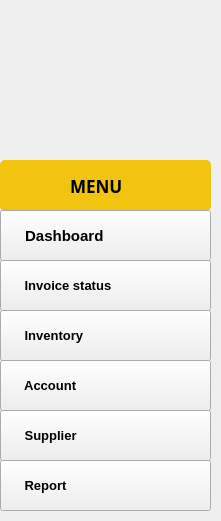
   <widget class="QFrame" name="PanalFrame">
    <property name="geometry">
     <rect>
      <x>20</x>
      <y>100</y>
      <width>221</width>
      <height>521</height>
     </rect>
    </property>
    <property name="sizePolicy">
     <sizepolicy hsizetype="Expanding" vsizetype="Expanding">
      <horstretch>0</horstretch>
      <verstretch>0</verstretch>
     </sizepolicy>
    </property>
    <property name="styleSheet">
     <string notr="true">
QFrame#PanalFrame{
background-color: 0;
}</string>
    </property>
    <property name="frameShape">
     <enum>QFrame::Shape::NoFrame</enum>
    </property>
    <widget class="QWidget" name="widget" native="true">
     <property name="geometry">
      <rect>
       <x>40</x>
       <y>20</y>
       <width>141</width>
       <height>131</height>
      </rect>
     </property>
     <property name="styleSheet">
      <string notr="true">background-image: url(:/Logo big menu/stock.png);</string>
     </property>
    </widget>
    <widget class="QWidget" name="Menu_Title" native="true">
     <property name="geometry">
      <rect>
       <x>0</x>
       <y>160</y>
       <width>211</width>
       <height>51</height>
      </rect>
     </property>
     <property name="styleSheet">
      <string notr="true">QWidget#Menu_Title{
background-color: rgb(241, 196, 15);
border-radius: 5px;
}</string>
     </property>
     <widget class="QLabel" name="label_2">
      <property name="geometry">
       <rect>
        <x>70</x>
        <y>10</y>
        <width>71</width>
        <height>31</height>
       </rect>
      </property>
      <property name="font">
       <font>
        <family>Segoe MDL2 Assets</family>
        <pointsize>13</pointsize>
        <bold>true</bold>
       </font>
      </property>
      <property name="text">
       <string>MENU</string>
      </property>
     </widget>
    </widget>
    <widget class="QPushButton" name="Employee_Button">
     <property name="geometry">
      <rect>
       <x>0</x>
       <y>310</y>
       <width>211</width>
       <height>51</height>
      </rect>
     </property>
     <property name="font">
      <font>
       <pointsize>10</pointsize>
       <bold>true</bold>
      </font>
     </property>
     <property name="cursor">
      <cursorShape>PointingHandCursor</cursorShape>
     </property>
     <property name="styleSheet">
      <string notr="true">text-align: left;
padding-left:20px;</string>
     </property>
     <property name="text">
      <string> Inventory</string>
     </property>
     <property name="icon">
      <iconset>
       <normaloff>:/Button/recycle.png</normaloff>:/Button/recycle.png</iconset>
     </property>
     <property name="iconSize">
      <size>
       <width>24</width>
       <height>24</height>
      </size>
     </property>
    </widget>
    <widget class="QPushButton" name="Supplier_Button">
     <property name="geometry">
      <rect>
       <x>0</x>
       <y>260</y>
       <width>211</width>
       <height>51</height>
      </rect>
     </property>
     <property name="font">
      <font>
       <pointsize>10</pointsize>
       <bold>true</bold>
      </font>
     </property>
     <property name="cursor">
      <cursorShape>PointingHandCursor</cursorShape>
     </property>
     <property name="layoutDirection">
      <enum>Qt::LayoutDirection::LeftToRight</enum>
     </property>
     <property name="styleSheet">
      <string notr="true">text-align: left;
padding-left:20px;</string>
     </property>
     <property name="text">
      <string> Invoice status</string>
     </property>
     <property name="icon">
      <iconset>
       <normaloff>:/Button/invoice.png</normaloff>:/Button/invoice.png</iconset>
     </property>
     <property name="iconSize">
      <size>
       <width>24</width>
       <height>24</height>
      </size>
     </property>
    </widget>
    <widget class="QPushButton" name="Category_Button">
     <property name="geometry">
      <rect>
       <x>0</x>
       <y>360</y>
       <width>211</width>
       <height>51</height>
      </rect>
     </property>
     <property name="font">
      <font>
       <pointsize>10</pointsize>
       <bold>true</bold>
      </font>
     </property>
     <property name="cursor">
      <cursorShape>PointingHandCursor</cursorShape>
     </property>
     <property name="styleSheet">
      <string notr="true">text-align: left;
padding-left:20px;</string>
     </property>
     <property name="text">
      <string> Account</string>
     </property>
     <property name="icon">
      <iconset>
       <normaloff>:/Button/user (1).png</normaloff>:/Button/user (1).png</iconset>
     </property>
     <property name="iconSize">
      <size>
       <width>24</width>
       <height>24</height>
      </size>
     </property>
    </widget>
    <widget class="QPushButton" name="Products_Button">
     <property name="geometry">
      <rect>
       <x>0</x>
       <y>460</y>
       <width>211</width>
       <height>51</height>
      </rect>
     </property>
     <property name="font">
      <font>
       <pointsize>10</pointsize>
       <bold>true</bold>
      </font>
     </property>
     <property name="cursor">
      <cursorShape>PointingHandCursor</cursorShape>
     </property>
     <property name="styleSheet">
      <string notr="true">text-align: left;
padding-left:20px;</string>
     </property>
     <property name="text">
      <string> Report</string>
     </property>
     <property name="icon">
      <iconset>
       <normaloff>:/Button/report.png</normaloff>:/Button/report.png</iconset>
     </property>
     <property name="iconSize">
      <size>
       <width>24</width>
       <height>24</height>
      </size>
     </property>
    </widget>
    <widget class="QPushButton" name="Dash_Button">
     <property name="geometry">
      <rect>
       <x>0</x>
       <y>210</y>
       <width>211</width>
       <height>51</height>
      </rect>
     </property>
     <property name="font">
      <font>
       <pointsize>11</pointsize>
       <bold>true</bold>
      </font>
     </property>
     <property name="cursor">
      <cursorShape>PointingHandCursor</cursorShape>
     </property>
     <property name="layoutDirection">
      <enum>Qt::LayoutDirection::LeftToRight</enum>
     </property>
     <property name="autoFillBackground">
      <bool>false</bool>
     </property>
     <property name="styleSheet">
      <string notr="true">text-align: left;
padding-left:20px;</string>
     </property>
     <property name="text">
      <string> Dashboard</string>
     </property>
     <property name="icon">
      <iconset>
       <normaloff>:/Button/_ionicons_svg_md-easel (1).png</normaloff>:/Button/_ionicons_svg_md-easel (1).png</iconset>
     </property>
     <property name="iconSize">
      <size>
       <width>24</width>
       <height>24</height>
      </size>
     </property>
     <property name="autoDefault">
      <bool>false</bool>
     </property>
     <property name="flat">
      <bool>false</bool>
     </property>
    </widget>
    <widget class="QPushButton" name="Category_Button_2">
     <property name="geometry">
      <rect>
       <x>0</x>
       <y>410</y>
       <width>211</width>
       <height>51</height>
      </rect>
     </property>
     <property name="font">
      <font>
       <pointsize>10</pointsize>
       <bold>true</bold>
      </font>
     </property>
     <property name="cursor">
      <cursorShape>PointingHandCursor</cursorShape>
     </property>
     <property name="styleSheet">
      <string notr="true">text-align: left;
padding-left:20px;</string>
     </property>
     <property name="text">
      <string> Supplier</string>
     </property>
     <property name="icon">
      <iconset>
       <normaloff>:/Button/supplier (1).png</normaloff>:/Button/supplier (1).png</iconset>
     </property>
     <property name="iconSize">
      <size>
       <width>24</width>
       <height>24</height>
      </size>
     </property>
    </widget>
   </widget>
